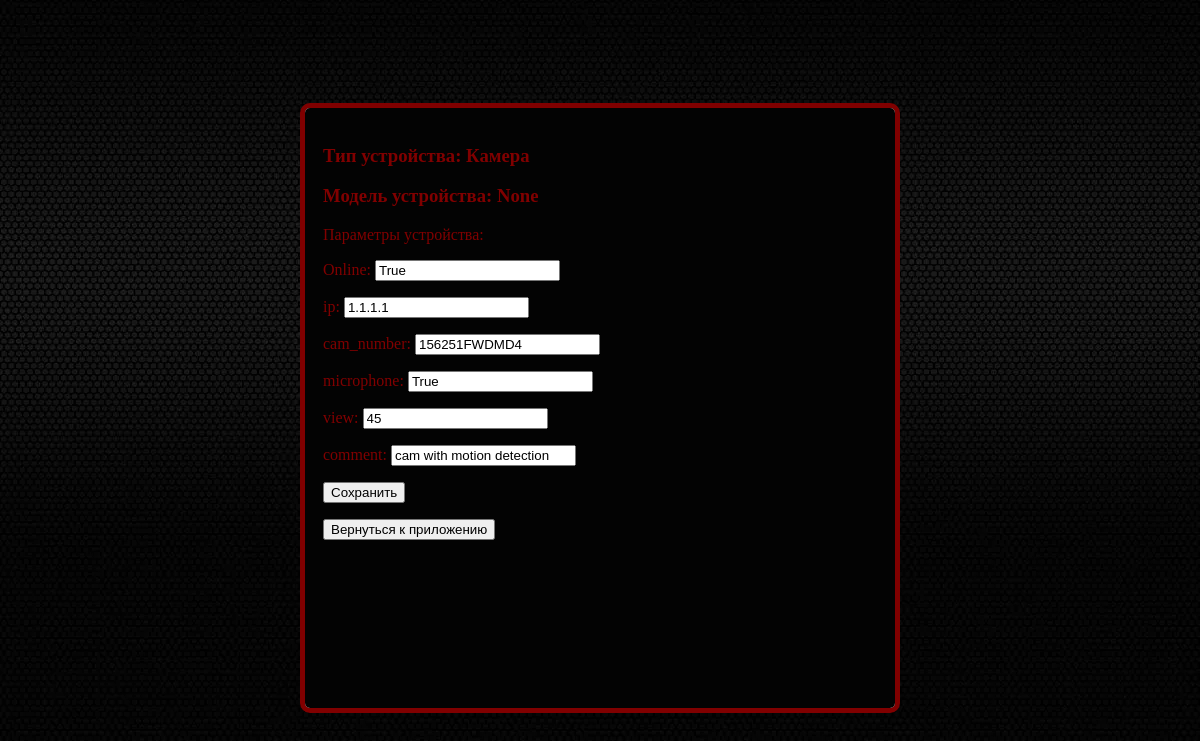
Before: /ugin/device/1/ with the older database file.
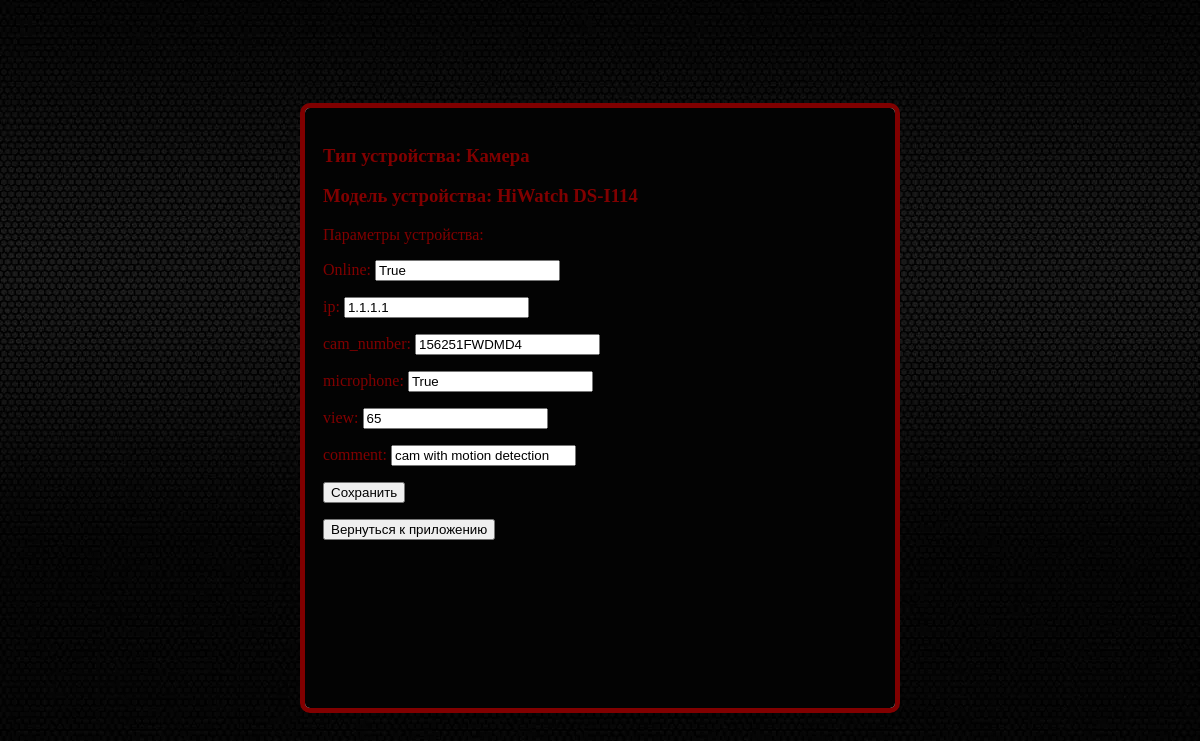
After: the same page with the newer database file.
### ugin/models.py (models this page shows, shortened)
class DeviceType(models.Model):
    type_name = models.CharField(max_length=200)
    parametr_names = models.ManyToManyField('Parametr')
    def __str__(self):
        return self.type_name

class Device(models.Model):
    model_list = list
    device_type_id = models.ForeignKey(DeviceType, on_delete=models.CASCADE,
                                       related_name='device_type_id', default=None)
    device_model = models.CharField(max_length=200, default=None, choices=model_list, null=True, blank=True)
    parametrs = models.JSONField(default=dict, null=True, blank=True)
    def __str__(self):
        return str(self.id)

### ugin/views.py (the view)
# urls.py: path('device/<int:id>/', views.device, name="device_id"),
def device(request, id):
    try:
        device = Device.objects.get(pk=id)
        devicemodel = device.device_model
        devicetype = device.device_type_id
        data = {"device": device, "devicemodel": devicemodel, "devicetype": devicetype}
        deviceform = DeviceForm(instance=device)
        data['form'] = deviceform
        return render(request, "ugin/device.html", context=data)
    except Device.DoesNotExist:
        return HttpResponseNotFound("<h2>Device not found</h2>")

### ugin/forms.py
class DeviceForm(forms.ModelForm):
    class Meta:
        model = Device
        fields = ['parametrs']
        labels = {'parametrs': 'Параметры устройства'}
        widgets = {
            'parametrs': CustomJSONWidget,
        }

### ugin/forms.py (called while the page is built)
    def render(self, name, value, attrs=None, renderer=None):
        if value is None:
            value = ''
        data_dict = json.loads(value)
        parametrs_form = DynamicForm(parametrs=data_dict)
        return parametrs_form.as_p()

### ugin/templates/ugin/device.html (shortened to what this page needs)
{% load static %}
<html>
<head>
    <link rel="stylesheet" href="{% static 'ugin/style.css' %}">
</head>
<body>
<div class="wrapper">
    <div>
        <h3>Тип устройства: {{ devicetype }}</h3>
        <h3>Модель устройства: {{ devicemodel }}</h3>
        <form method="POST" action="/ugin/device/edit/">
            {{ form.as_table }}
            <input type="submit" value="Сохранить">
        </form>
        <form method="post" action="/ugin/">
            <input type="submit" value="Вернуться к приложению">
        </form>
    </div>
</div>
</body>
</html>

### ugin/static/ugin/style.css (style rules this page uses)
html, body { height: 100%; }
body { display: grid; align-items: center; justify-content: center; background: white url("images/background.png") no-repeat; }
* { box-sizing: border-box; }
.wrapper { display: grid; grid-auto-rows: 600px; min-width: 600px; border: 5px solid #800000; border-radius: 10px; background-color: #ffffff; }
.wrapper > div { border: 2px solid #030303; border-radius: 5px; background-color: #030303; padding: 1em; color: #800000; }

Changed rows visible on the page:
now on this page (row edited): Device: device_model "HiWatch DS-I114"
Other visible differences:
form field view: "45" → "65"
{{ devicemodel }}: "None" → (not shown)
